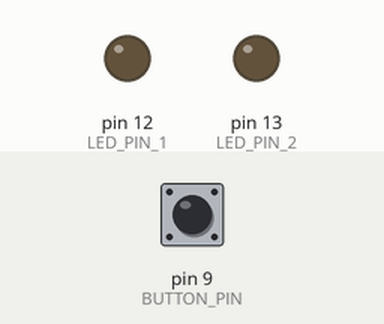
A sketch run on a simulated Arduino Uno, built with avr-gcc and run on an emulated ATmega328P. Parts: output pins drawn as LEDs (lit = HIGH). The inputs (shaded band) are chosen by the test bench; at power-on: pin 9 (BUTTON_PIN) HIGH. Random numbers use the default seed unless the sketch sets one.

Above: at 1.2 s.
1.3 s: pin 9 (BUTTON_PIN) pulled LOW for 1 s
At 1.7 s:
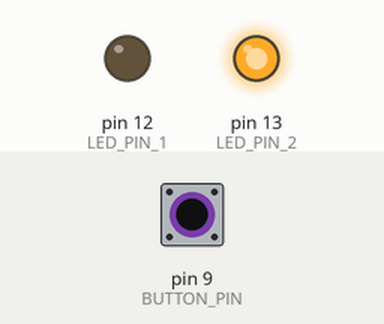
3.8 s: pin 9 (BUTTON_PIN) pulled LOW for 0.15 s
At 4.1 s:
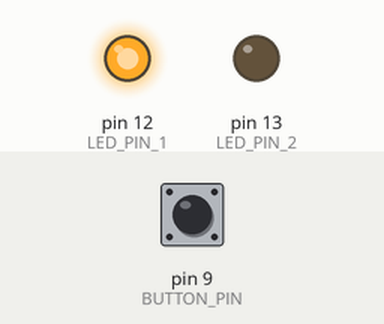
5.8 s: pin 9 (BUTTON_PIN) pulled LOW for 3.2 s
At 7.5 s:
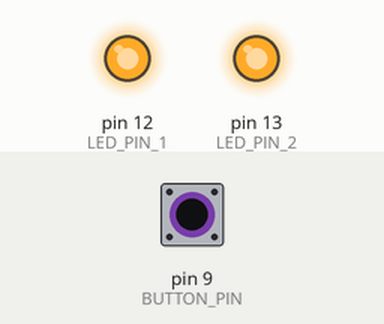
Timing chart, 0 to 10.8 s (numbered marks = the images above; inputs shaded):
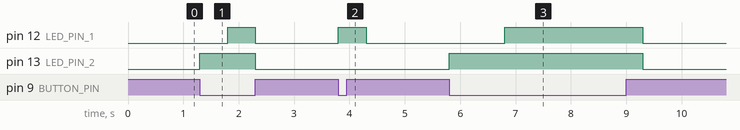

Measured:
- after the input at 1.3 s, pin 12 (LED_PIN_1): LOW → HIGH after 0.50 s, → LOW 0.50 s later; pin 13 (LED_PIN_2): LOW → HIGH at once, → LOW 1.0 s later
- after the input at 3.8 s, pin 12 (LED_PIN_1): LOW → HIGH at once, → LOW 0.50 s later
- after the input at 5.8 s, pin 12 (LED_PIN_1): LOW → HIGH after 1.0 s, → LOW 2.5 s later; pin 13 (LED_PIN_2): LOW → HIGH at once, → LOW 3.5 s later

The sketch:

random-led.ino
```cpp
const int BUTTON_PIN = 9;
const int LED_PIN_1 = 12;
const int LED_PIN_2 = 13;

// this sets how long to show the result after a press
const int HOW_LONG_TO_WAIT_AFTER_PRESS = 500;


void setup() {
  randomSeed(analogRead(0));  // seed the number with a value from an analog input that isn't connected

  pinMode(LED_PIN_1, OUTPUT);
  pinMode(LED_PIN_2, OUTPUT);
  pinMode(BUTTON_PIN, INPUT_PULLUP);
}

void loop() {
  int val = digitalRead(BUTTON_PIN);

  if (val == LOW) {
    long rnd = random(100);
    if (rnd < 50) {
      digitalWrite(LED_PIN_1, HIGH);
    } else {
      digitalWrite(LED_PIN_2, HIGH);
    }
    delay(HOW_LONG_TO_WAIT_AFTER_PRESS);

  } else {
    digitalWrite(LED_PIN_1, LOW);
    digitalWrite(LED_PIN_2, LOW);
  }
}
```
